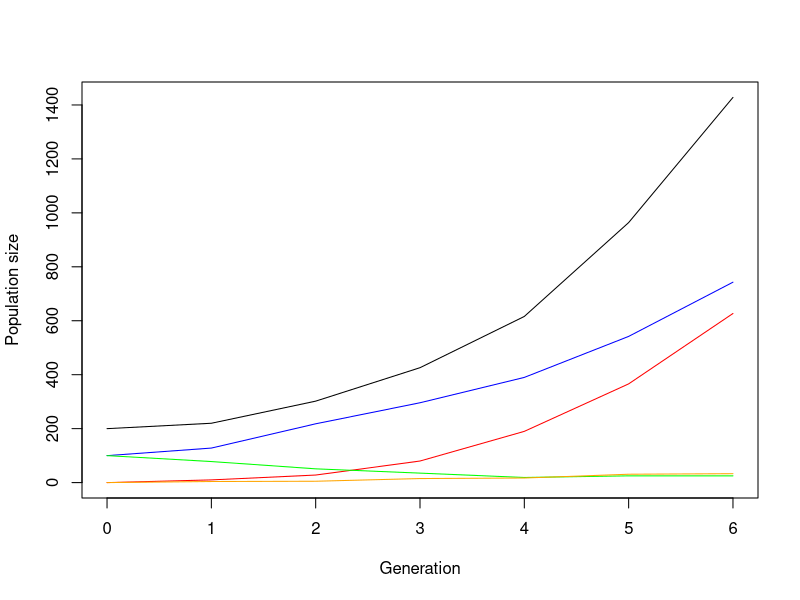

The R source for this figure: (Note: this script raises an error after producing the figure.)
## ---- chunk 1
simulate_one_gen <- function(N_wd, N_wb, N_sd, N_sb, decay_rate_wm, decay_rate_sm, s_wm, s_sm, m_rate_wm, m_rate_sm) {
  # draw offspring according to Poisson distribution
  offsp_wd <- rpois(1, N_wd * (1-decay_rate_wm-s_wm))
  offsp_wb <- rpois(1, N_wb * (1-decay_rate_wm+s_wm))
  offsp_sd <- rpois(1, N_sd * (1-decay_rate_sm-s_sm))
  offsp_sb <- rpois(1, N_sb * (1-decay_rate_sm+s_sm))
  # draw new mutants according to Poisson distribution
  mut_wd_to_wb <- rpois(1, offsp_wd * m_rate_wm)
  mut_sd_to_sb <- rpois(1, offsp_sd * m_rate_sm)
  mut_wb_to_wd <- rpois(1, offsp_wb * m_rate_wm)
  mut_sb_to_sd <- rpois(1, offsp_sb * m_rate_sm)
  
  # determine new population sizes of wild type and mutant
  N_wd_new <- max(offsp_wd - mut_wd_to_wb, 0)+(offsp_wd + mut_wb_to_wd)
  N_wb_new <- max(offsp_wb - mut_wb_to_wd, 0)+(offsp_wb + mut_wd_to_wb)
  N_sd_new <- max(offsp_sd - mut_sd_to_sb, 0)+(offsp_sd + mut_sb_to_sd)
  N_sb_new <- max(offsp_sb - mut_sb_to_sd, 0)+(offsp_sb + mut_sd_to_sb)
  
 return(c(N_wd_new, N_wb_new, N_sd_new, N_sb_new))
}
# Test the function
print(simulate_one_gen(N_wd=50, N_wb=0, N_sd=50, N_sb=0, decay_rate_wm=0.1, decay_rate_sm=0.2, s_wm=0.2, s_sm=0.4, m_rate_wm=0.1, m_rate_sm=0.1))
## ---- chunk 2
max_gen=1000
simulate_pop <- function(init_wd, init_wb,  init_sd, init_sb, decay_rate_wm, decay_rate_sm, s_wm, s_sm, m_rate_wm, m_rate_sm, max_gen) {
  # Create the vector in which to save the results
  pop_vector <- c(init_wd,init_wb, init_sd, init_wb)
  # initiate the variables
  pop_new <- c(init_wd, init_wb, init_sd, init_sb)
  
  # run the simulation until generation t_max
  for (i in 1:max_gen+1) {
    # redefine the current population one generation later
    pop_new <- simulate_one_gen(pop_new[1],pop_new[2],pop_new[3],pop_new[4], decay_rate_wm, decay_rate_sm, s_wm, s_sm, m_rate_wm, m_rate_sm)
    # add the new population sizes to the output vector
    pop_vector <- rbind(pop_vector,pop_new)
    # condition to stop the simulation before t_max: either the population exceeds 1.5 times the original population size, or it goes extinct
    if (pop_new[1]+pop_new[2]+pop_new[3]+pop_new[4]>=5*(init_wd+init_wb+ init_sd+init_sb) |                          pop_new[1]+pop_new[2]+pop_new[3]+pop_new[4]==0) break
}
  
  # define the row and column names of the output vector
  rownames(pop_vector) <- (0:max_gen)[1:length(pop_vector[,1])] # note that the vector has to be cut if the simulation stopped early
  colnames(pop_vector) <- c("wd","wb", "sd", "sb")
  # return the result
  return(pop_vector)	
}


# Test the function and plot the result
# set t_max to a value to be used througout
max_gen <- 1000
# create your simulation data
output <- simulate_pop(init_wd=100, init_wb=0,  init_sd=100, init_sb=0, decay_rate_wm=0.2, decay_rate_sm=0.4, s_wm=0.1, s_sm=0.2, m_rate_wm=0.1, m_rate_sm=0.1,max_gen)
# show the last few lines of the data table
print(tail(output))
# plot the output - note that the plot range and the x axis have to be adjusted based on the length of the table
# determine x axis range 
x_range <- 0:(length(output[,1])-1)
# this plots the total population size
plot(x_range,output[,1]+output[,2]+output[ ,3]+output[ ,4],type='l',ylim=c(0,max(output[,1]+output[,2]+output[ ,3]+output[ ,4])),xlab =  "Generation",ylab = "Population size")
# add number of wd individuals
lines(x_range,output[,1], col="blue")
# add number of wb individuals
lines(x_range,output[,2], col="red")
# add number of sd individuals
lines(x_range,output[,3], col="green")
# add number of sb individuals
lines(x_range,output[,4], col="orange")
## ---- chunk 3
# set some parameters to fixed values
init_wm <- 100
init_sm <- 0
m_rate_wm <- 0.001
m_rate_sm <- 0.001
decay_rate_wm <- 0.1
decay_rate_sm <- 0.6
s_wm <- 0.2
s_sm <- 0.8
max_gen <- 1000
# determine how often to run the simulation for each set of parameters
no_replicates <- 100

# set parameters to vary
s_values <- c(0.2,0.3,0.4)
r_values <- c(0.05,0.1,0.15)

# initialize data table - where to collect the results
data_table <- c()
# run the simulation across all chosen parameters
# loop over decay rates
for(rval in r_values){
  # loop over selection coefficients
  for(sval in s_values){
    # different way of running many simulations: make replicates using "repeat" function with a counter i
    # reset counter
    i<-1
    repeat {
      # increase counter by one
      i<-i+1
      # run the simulation once
      one_run <- simulate_pop(init_a,init_A,rval,sval,m_rate,max_gen)
      # determine total population sizes
      total_size <- one_run[,1]+one_run[,2]
      # determine minimum population size
      min_size <- min(total_size)
      # determine (first) generation at which this population size occurred
      min_gen <- as.numeric(which(total_size==min_size)[1])
      # enter the data into the table
      data_table <- rbind(data_table,c(rval,sval,min_gen,min_size)) # note that we add the varying parameters (decay rate and selection coefficient) to the table too
      # stop the repeated computation after no_replicates times
      if(i>no_replicates) break
    }
  }
}
# define column names of data table
colnames(data_table) <- c("r","s","min_gen","no_min")
# show the first lines of the output
print(head(data_table))
